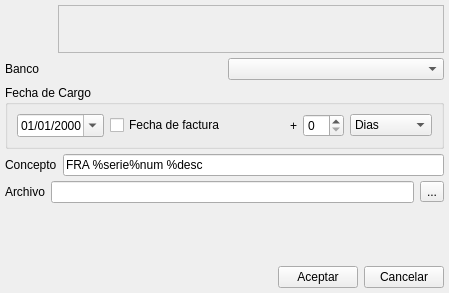
<ui version="4.0" >
 <class>Q19Base</class>
 <widget class="QWidget" name="Q19Base" >
  <property name="geometry" >
   <rect>
    <x>0</x>
    <y>0</y>
    <width>449</width>
    <height>293</height>
   </rect>
  </property>
  <property name="windowTitle" >
   <string>Generacion Q19</string>
  </property>
  <layout class="QVBoxLayout" >
   <property name="spacing" >
    <number>5</number>
   </property>
   <property name="margin" >
    <number>5</number>
   </property>
   <item>
    <layout class="QHBoxLayout" >
     <property name="spacing" >
      <number>5</number>
     </property>
     <property name="margin" >
      <number>0</number>
     </property>
     <item>
      <widget class="QLabel" name="label_5" >
       <property name="minimumSize" >
        <size>
         <width>48</width>
         <height>48</height>
        </size>
       </property>
       <property name="maximumSize" >
        <size>
         <width>48</width>
         <height>48</height>
        </size>
       </property>
       <property name="pixmap" >
        <pixmap resource="../../../bulmages.qrc" >:/Images/bank-list.svg</pixmap>
       </property>
      </widget>
     </item>
     <item>
      <widget class="QFrame" name="frame" >
       <property name="frameShape" >
        <enum>QFrame::StyledPanel</enum>
       </property>
       <property name="frameShadow" >
        <enum>QFrame::Raised</enum>
       </property>
       <layout class="QGridLayout" >
        <property name="margin" >
         <number>5</number>
        </property>
        <property name="spacing" >
         <number>5</number>
        </property>
        <item row="0" column="3" >
         <spacer>
          <property name="orientation" >
           <enum>Qt::Horizontal</enum>
          </property>
          <property name="sizeType" >
           <enum>QSizePolicy::Expanding</enum>
          </property>
          <property name="sizeHint" stdset="0" >
           <size>
            <width>291</width>
            <height>31</height>
           </size>
          </property>
         </spacer>
        </item>
       </layout>
      </widget>
     </item>
    </layout>
   </item>
   <item>
    <layout class="QHBoxLayout" >
     <property name="spacing" >
      <number>6</number>
     </property>
     <property name="margin" >
      <number>0</number>
     </property>
     <item>
      <widget class="QLabel" name="label" >
       <property name="text" >
        <string>Banco</string>
       </property>
       <property name="buddy" >
        <cstring>mui_idbanco</cstring>
       </property>
      </widget>
     </item>
     <item>
      <widget class="BfBuscarBanco" name="mui_idbanco" />
     </item>
    </layout>
   </item>
   <item>
    <widget class="QGroupBox" name="groupBox" >
     <property name="minimumSize" >
      <size>
       <width>0</width>
       <height>50</height>
      </size>
     </property>
     <property name="title" >
      <string>Fecha de Cargo</string>
     </property>
     <layout class="QHBoxLayout" name="horizontalLayout" >
      <item>
       <widget class="QDateEdit" name="mui_fecha" >
        <property name="displayFormat" >
         <string>dd/MM/yyyy</string>
        </property>
        <property name="calendarPopup" >
         <bool>true</bool>
        </property>
       </widget>
      </item>
      <item>
       <widget class="QCheckBox" name="mui_fechafac" >
        <property name="sizePolicy" >
         <sizepolicy vsizetype="Fixed" hsizetype="Expanding" >
          <horstretch>0</horstretch>
          <verstretch>0</verstretch>
         </sizepolicy>
        </property>
        <property name="text" >
         <string>Fecha de factura</string>
        </property>
       </widget>
      </item>
      <item>
       <widget class="QLabel" name="label_6" >
        <property name="sizePolicy" >
         <sizepolicy vsizetype="Preferred" hsizetype="Minimum" >
          <horstretch>0</horstretch>
          <verstretch>0</verstretch>
         </sizepolicy>
        </property>
        <property name="text" >
         <string>+</string>
        </property>
       </widget>
      </item>
      <item>
       <widget class="QSpinBox" name="mui_dias" />
      </item>
      <item>
       <widget class="QComboBox" name="mui_unidad" >
        <property name="insertPolicy" >
         <enum>QComboBox::NoInsert</enum>
        </property>
        <item>
         <property name="text" >
          <string>Dias</string>
         </property>
        </item>
        <item>
         <property name="text" >
          <string>Semanas</string>
         </property>
        </item>
        <item>
         <property name="text" >
          <string>Meses</string>
         </property>
        </item>
        <item>
         <property name="text" >
          <string>Años</string>
         </property>
        </item>
       </widget>
      </item>
     </layout>
    </widget>
   </item>
   <item>
    <layout class="QHBoxLayout" >
     <property name="spacing" >
      <number>6</number>
     </property>
     <property name="margin" >
      <number>0</number>
     </property>
     <item>
      <widget class="QLabel" name="label_3" >
       <property name="text" >
        <string>Concepto</string>
       </property>
       <property name="buddy" >
        <cstring>mui_concepto</cstring>
       </property>
      </widget>
     </item>
     <item>
      <widget class="QLineEdit" name="mui_concepto" >
       <property name="toolTip" >
        <string>&lt;!DOCTYPE HTML PUBLIC "-//W3C//DTD HTML 4.0//EN" "http://www.w3.org/TR/REC-html40/strict.dtd">
&lt;html>&lt;head>&lt;meta name="qrichtext" content="1" />&lt;style type="text/css">
p, li { white-space: pre-wrap; }
&lt;/style>&lt;/head>&lt;body style=" font-family:'Sans Serif'; font-size:9pt; font-weight:400; font-style:normal;">
&lt;p style=" margin-top:0px; margin-bottom:0px; margin-left:0px; margin-right:0px; -qt-block-indent:0; text-indent:0px;">Patrón del texto que recibirán los clientes de su banco como concepto. El concepto será el texto introducido aquí sustituyendo los siguientes parámetros por su valor para cada factura&lt;/p>
&lt;p style=" margin-top:0px; margin-bottom:0px; margin-left:0px; margin-right:0px; -qt-block-indent:0; text-indent:0px;">&lt;span style=" font-weight:600;">%serie&lt;/span> - Serie de la factura&lt;/p>
&lt;p style=" margin-top:0px; margin-bottom:0px; margin-left:0px; margin-right:0px; -qt-block-indent:0; text-indent:0px;">&lt;span style=" font-weight:600;">%num&lt;/span> - Número de facturra&lt;/p>
&lt;p style=" margin-top:0px; margin-bottom:0px; margin-left:0px; margin-right:0px; -qt-block-indent:0; text-indent:0px;">&lt;span style=" font-weight:600;">%id&lt;/span> - identificador interno de la factura&lt;/p>
&lt;p style=" margin-top:0px; margin-bottom:0px; margin-left:0px; margin-right:0px; -qt-block-indent:0; text-indent:0px;">&lt;span style=" font-weight:600;">%fechafac[&lt;/span>&lt;span style=" font-weight:600; font-style:italic;">dd.MM.yyyy&lt;/span>&lt;span style=" font-weight:600;">]&lt;/span> - fecha de factura en algun formato aceptado por postgresql&lt;/p>
&lt;p style=" margin-top:0px; margin-bottom:0px; margin-left:0px; margin-right:0px; -qt-block-indent:0; text-indent:0px;">&lt;span style=" font-weight:600;">%fecharec[&lt;/span>&lt;span style=" font-weight:600; font-style:italic;">dd.MM.yyyy&lt;/span>&lt;span style=" font-weight:600;">]&lt;/span> - fecha de cargo del recibo en algun formato aceptado por postgresql (puede coincidir o no con la fecha de la factura, según lo que indique en Fecha de Cargo)&lt;/p>
&lt;p style=" margin-top:0px; margin-bottom:0px; margin-left:0px; margin-right:0px; -qt-block-indent:0; text-indent:0px;">&lt;span style=" font-weight:600;">%desc&lt;/span> - Texto de descripción de la factura&lt;/p>
&lt;p style=" margin-top:0px; margin-bottom:0px; margin-left:0px; margin-right:0px; -qt-block-indent:0; text-indent:0px;">&lt;span style=" font-weight:600;">%ref&lt;/span> - referencia de la factura.&lt;/p>
&lt;p style=" margin-top:0px; margin-bottom:0px; margin-left:0px; margin-right:0px; -qt-block-indent:0; text-indent:0px;">&lt;span style=" font-weight:600;">%base&lt;/span> - base imponible&lt;/p>
&lt;p style=" margin-top:0px; margin-bottom:0px; margin-left:0px; margin-right:0px; -qt-block-indent:0; text-indent:0px;">&lt;span style=" font-weight:600;">%imp&lt;/span> - impuestos&lt;/p>
&lt;p style=" margin-top:0px; margin-bottom:0px; margin-left:0px; margin-right:0px; -qt-block-indent:0; text-indent:0px;">&lt;span style=" font-weight:600;">%total&lt;/span> - total con impuestos incluidos&lt;/p>
&lt;p style=" margin-top:0px; margin-bottom:0px; margin-left:0px; margin-right:0px; -qt-block-indent:0; text-indent:0px;">&lt;span style=" font-weight:600;">%coment&lt;/span> - comentario de la factura&lt;/p>
&lt;p style=" margin-top:0px; margin-bottom:0px; margin-left:0px; margin-right:0px; -qt-block-indent:0; text-indent:0px;">&lt;span style=" font-weight:600;">%contact&lt;/span> - persona de contacto&lt;/p>
&lt;p style="-qt-paragraph-type:empty; margin-top:0px; margin-bottom:0px; margin-left:0px; margin-right:0px; -qt-block-indent:0; text-indent:0px;">&lt;/p>&lt;/body>&lt;/html></string>
       </property>
       <property name="text" >
        <string>FRA %serie%num %desc </string>
       </property>
      </widget>
     </item>
    </layout>
   </item>
   <item>
    <layout class="QHBoxLayout" >
     <property name="spacing" >
      <number>6</number>
     </property>
     <property name="margin" >
      <number>0</number>
     </property>
     <item>
      <widget class="QLabel" name="label_2" >
       <property name="text" >
        <string>Archivo</string>
       </property>
       <property name="buddy" >
        <cstring>mui_archivo</cstring>
       </property>
      </widget>
     </item>
     <item>
      <widget class="QLineEdit" name="mui_archivo" />
     </item>
     <item>
      <widget class="QToolButton" name="mui_buscararchivo" >
       <property name="text" >
        <string>...</string>
       </property>
      </widget>
     </item>
    </layout>
   </item>
   <item>
    <spacer>
     <property name="orientation" >
      <enum>Qt::Vertical</enum>
     </property>
     <property name="sizeHint" stdset="0" >
      <size>
       <width>20</width>
       <height>20</height>
      </size>
     </property>
    </spacer>
   </item>
   <item>
    <layout class="QHBoxLayout" >
     <property name="spacing" >
      <number>6</number>
     </property>
     <property name="margin" >
      <number>0</number>
     </property>
     <item>
      <spacer>
       <property name="orientation" >
        <enum>Qt::Horizontal</enum>
       </property>
       <property name="sizeHint" stdset="0" >
        <size>
         <width>40</width>
         <height>20</height>
        </size>
       </property>
      </spacer>
     </item>
     <item>
      <widget class="QPushButton" name="mui_aceptar" >
       <property name="text" >
        <string>Aceptar</string>
       </property>
      </widget>
     </item>
     <item>
      <widget class="QPushButton" name="mui_cancelar" >
       <property name="text" >
        <string>Cancelar</string>
       </property>
      </widget>
     </item>
    </layout>
   </item>
  </layout>
 </widget>
 <customwidgets>
  <customwidget>
   <class>BfBuscarBanco</class>
   <extends>QComboBox</extends>
   <header>bfbuscarbanco.h</header>
  </customwidget>
 </customwidgets>
 <tabstops>
  <tabstop>mui_idbanco</tabstop>
  <tabstop>mui_fecha</tabstop>
  <tabstop>mui_fechafac</tabstop>
  <tabstop>mui_dias</tabstop>
  <tabstop>mui_unidad</tabstop>
  <tabstop>mui_concepto</tabstop>
  <tabstop>mui_archivo</tabstop>
  <tabstop>mui_buscararchivo</tabstop>
  <tabstop>mui_aceptar</tabstop>
  <tabstop>mui_cancelar</tabstop>
 </tabstops>
 <resources>
  <include location="../../../bulmages.qrc" />
 </resources>
 <connections>
  <connection>
   <sender>mui_fechafac</sender>
   <signal>toggled(bool)</signal>
   <receiver>mui_fecha</receiver>
   <slot>setDisabled(bool)</slot>
   <hints>
    <hint type="sourcelabel" >
     <x>79</x>
     <y>124</y>
    </hint>
    <hint type="destinationlabel" >
     <x>190</x>
     <y>124</y>
    </hint>
   </hints>
  </connection>
 </connections>
</ui>
